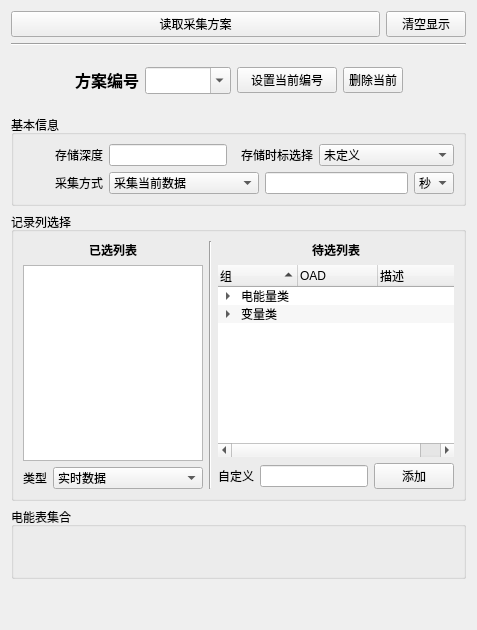
      <widget class="QWidget" name="tab_3">
       <attribute name="title">
        <string>采集方案</string>
       </attribute>
       <layout class="QVBoxLayout" name="verticalLayout_9">
        <item>
         <layout class="QHBoxLayout" name="horizontalLayout_15">
          <item>
           <widget class="QPushButton" name="collect_r_b">
            <property name="text">
             <string>读取采集方案</string>
            </property>
           </widget>
          </item>
          <item>
           <widget class="QPushButton" name="collect_clr_b">
            <property name="sizePolicy">
             <sizepolicy hsizetype="Fixed" vsizetype="Fixed">
              <horstretch>0</horstretch>
              <verstretch>0</verstretch>
             </sizepolicy>
            </property>
            <property name="minimumSize">
             <size>
              <width>80</width>
              <height>0</height>
             </size>
            </property>
            <property name="maximumSize">
             <size>
              <width>80</width>
              <height>16777215</height>
             </size>
            </property>
            <property name="text">
             <string>清空显示</string>
            </property>
           </widget>
          </item>
         </layout>
        </item>
        <item>
         <widget class="Line" name="line_3">
          <property name="frameShadow">
           <enum>QFrame::Sunken</enum>
          </property>
          <property name="lineWidth">
           <number>1</number>
          </property>
          <property name="midLineWidth">
           <number>0</number>
          </property>
          <property name="orientation">
           <enum>Qt::Horizontal</enum>
          </property>
         </widget>
        </item>
        <item>
         <spacer name="verticalSpacer_6">
          <property name="orientation">
           <enum>Qt::Vertical</enum>
          </property>
          <property name="sizeType">
           <enum>QSizePolicy::Fixed</enum>
          </property>
          <property name="sizeHint" stdset="0">
           <size>
            <width>384</width>
            <height>15</height>
           </size>
          </property>
         </spacer>
        </item>
        <item>
         <layout class="QHBoxLayout" name="horizontalLayout_14">
          <item>
           <spacer name="horizontalSpacer_11">
            <property name="orientation">
             <enum>Qt::Horizontal</enum>
            </property>
            <property name="sizeHint" stdset="0">
             <size>
              <width>40</width>
              <height>20</height>
             </size>
            </property>
           </spacer>
          </item>
          <item>
           <widget class="QLabel" name="label_56">
            <property name="sizePolicy">
             <sizepolicy hsizetype="Minimum" vsizetype="Fixed">
              <horstretch>0</horstretch>
              <verstretch>0</verstretch>
             </sizepolicy>
            </property>
            <property name="minimumSize">
             <size>
              <width>0</width>
              <height>0</height>
             </size>
            </property>
            <property name="maximumSize">
             <size>
              <width>80</width>
              <height>16777215</height>
             </size>
            </property>
            <property name="font">
             <font>
              <pointsize>12</pointsize>
              <weight>75</weight>
              <bold>true</bold>
             </font>
            </property>
            <property name="layoutDirection">
             <enum>Qt::LeftToRight</enum>
            </property>
            <property name="text">
             <string>方案编号</string>
            </property>
            <property name="alignment">
             <set>Qt::AlignRight|Qt::AlignTrailing|Qt::AlignVCenter</set>
            </property>
           </widget>
          </item>
          <item>
           <widget class="QComboBox" name="collect_no_l">
            <property name="font">
             <font>
              <pointsize>12</pointsize>
             </font>
            </property>
            <property name="editable">
             <bool>true</bool>
            </property>
            <property name="insertPolicy">
             <enum>QComboBox::InsertAtBottom</enum>
            </property>
            <property name="duplicatesEnabled">
             <bool>false</bool>
            </property>
            <property name="frame">
             <bool>true</bool>
            </property>
           </widget>
          </item>
          <item>
           <widget class="QPushButton" name="collect_set_b">
            <property name="sizePolicy">
             <sizepolicy hsizetype="Expanding" vsizetype="Fixed">
              <horstretch>0</horstretch>
              <verstretch>0</verstretch>
             </sizepolicy>
            </property>
            <property name="minimumSize">
             <size>
              <width>100</width>
              <height>0</height>
             </size>
            </property>
            <property name="text">
             <string>设置当前编号</string>
            </property>
           </widget>
          </item>
          <item>
           <widget class="QPushButton" name="collect_del_b">
            <property name="sizePolicy">
             <sizepolicy hsizetype="Fixed" vsizetype="Fixed">
              <horstretch>0</horstretch>
              <verstretch>0</verstretch>
             </sizepolicy>
            </property>
            <property name="minimumSize">
             <size>
              <width>60</width>
              <height>0</height>
             </size>
            </property>
            <property name="maximumSize">
             <size>
              <width>60</width>
              <height>16777215</height>
             </size>
            </property>
            <property name="text">
             <string>删除当前</string>
            </property>
           </widget>
          </item>
          <item>
           <spacer name="horizontalSpacer_12">
            <property name="orientation">
             <enum>Qt::Horizontal</enum>
            </property>
            <property name="sizeHint" stdset="0">
             <size>
              <width>40</width>
              <height>20</height>
             </size>
            </property>
           </spacer>
          </item>
         </layout>
        </item>
        <item>
         <spacer name="verticalSpacer_7">
          <property name="orientation">
           <enum>Qt::Vertical</enum>
          </property>
          <property name="sizeType">
           <enum>QSizePolicy::Fixed</enum>
          </property>
          <property name="sizeHint" stdset="0">
           <size>
            <width>384</width>
            <height>15</height>
           </size>
          </property>
         </spacer>
        </item>
        <item>
         <widget class="QGroupBox" name="groupBox_7">
          <property name="title">
           <string>基本信息</string>
          </property>
          <layout class="QVBoxLayout" name="verticalLayout_4">
           <item>
            <layout class="QHBoxLayout" name="horizontalLayout_17">
             <item>
              <widget class="QLabel" name="label_46">
               <property name="sizePolicy">
                <sizepolicy hsizetype="Fixed" vsizetype="Fixed">
                 <horstretch>0</horstretch>
                 <verstretch>0</verstretch>
                </sizepolicy>
               </property>
               <property name="minimumSize">
                <size>
                 <width>80</width>
                 <height>0</height>
                </size>
               </property>
               <property name="maximumSize">
                <size>
                 <width>80</width>
                 <height>16777215</height>
                </size>
               </property>
               <property name="layoutDirection">
                <enum>Qt::LeftToRight</enum>
               </property>
               <property name="text">
                <string>存储深度</string>
               </property>
               <property name="alignment">
                <set>Qt::AlignRight|Qt::AlignTrailing|Qt::AlignVCenter</set>
               </property>
              </widget>
             </item>
             <item>
              <widget class="QLineEdit" name="collect_depth_box">
               <property name="sizePolicy">
                <sizepolicy hsizetype="MinimumExpanding" vsizetype="Fixed">
                 <horstretch>0</horstretch>
                 <verstretch>0</verstretch>
                </sizepolicy>
               </property>
               <property name="minimumSize">
                <size>
                 <width>100</width>
                 <height>0</height>
                </size>
               </property>
              </widget>
             </item>
             <item>
              <widget class="QLabel" name="label_47">
               <property name="sizePolicy">
                <sizepolicy hsizetype="Fixed" vsizetype="Fixed">
                 <horstretch>0</horstretch>
                 <verstretch>0</verstretch>
                </sizepolicy>
               </property>
               <property name="minimumSize">
                <size>
                 <width>80</width>
                 <height>0</height>
                </size>
               </property>
               <property name="maximumSize">
                <size>
                 <width>80</width>
                 <height>16777215</height>
                </size>
               </property>
               <property name="layoutDirection">
                <enum>Qt::LeftToRight</enum>
               </property>
               <property name="text">
                <string>存储时标选择</string>
               </property>
               <property name="alignment">
                <set>Qt::AlignRight|Qt::AlignTrailing|Qt::AlignVCenter</set>
               </property>
              </widget>
             </item>
             <item>
              <widget class="QComboBox" name="collect_tmtag_l">
               <item>
                <property name="text">
                 <string>未定义</string>
                </property>
               </item>
               <item>
                <property name="text">
                 <string>任务开始时间</string>
                </property>
               </item>
               <item>
                <property name="text">
                 <string>相对当日0点0分</string>
                </property>
               </item>
               <item>
                <property name="text">
                 <string>相对上日23点59分</string>
                </property>
               </item>
               <item>
                <property name="text">
                 <string>相对上日0点0分</string>
                </property>
               </item>
               <item>
                <property name="text">
                 <string>相对当月1日0点0分</string>
                </property>
               </item>
              </widget>
             </item>
            </layout>
           </item>
           <item>
            <layout class="QHBoxLayout" name="horizontalLayout_16">
             <item>
              <widget class="QLabel" name="label_48">
               <property name="sizePolicy">
                <sizepolicy hsizetype="Fixed" vsizetype="Fixed">
                 <horstretch>0</horstretch>
                 <verstretch>0</verstretch>
                </sizepolicy>
               </property>
               <property name="minimumSize">
                <size>
                 <width>80</width>
                 <height>0</height>
                </size>
               </property>
               <property name="maximumSize">
                <size>
                 <width>80</width>
                 <height>16777215</height>
                </size>
               </property>
               <property name="layoutDirection">
                <enum>Qt::LeftToRight</enum>
               </property>
               <property name="text">
                <string>采集方式</string>
               </property>
               <property name="alignment">
                <set>Qt::AlignRight|Qt::AlignTrailing|Qt::AlignVCenter</set>
               </property>
              </widget>
             </item>
             <item>
              <widget class="QComboBox" name="collect_mode_l">
               <property name="sizePolicy">
                <sizepolicy hsizetype="Fixed" vsizetype="Fixed">
                 <horstretch>0</horstretch>
                 <verstretch>0</verstretch>
                </sizepolicy>
               </property>
               <property name="minimumSize">
                <size>
                 <width>150</width>
                 <height>0</height>
                </size>
               </property>
               <item>
                <property name="text">
                 <string>采集当前数据</string>
                </property>
               </item>
               <item>
                <property name="text">
                 <string>采集上第N次</string>
                </property>
               </item>
               <item>
                <property name="text">
                 <string>按冻结时标采集</string>
                </property>
               </item>
               <item>
                <property name="text">
                 <string>按时标间隔采集</string>
                </property>
               </item>
              </widget>
             </item>
             <item>
              <spacer name="horizontalSpacer_13">
               <property name="orientation">
                <enum>Qt::Horizontal</enum>
               </property>
               <property name="sizeType">
                <enum>QSizePolicy::Ignored</enum>
               </property>
               <property name="sizeHint" stdset="0">
                <size>
                 <width>0</width>
                 <height>20</height>
                </size>
               </property>
              </spacer>
             </item>
             <item>
              <widget class="QLineEdit" name="collect_mode_box">
               <property name="sizePolicy">
                <sizepolicy hsizetype="Expanding" vsizetype="Fixed">
                 <horstretch>0</horstretch>
                 <verstretch>0</verstretch>
                </sizepolicy>
               </property>
               <property name="minimumSize">
                <size>
                 <width>80</width>
                 <height>0</height>
                </size>
               </property>
              </widget>
             </item>
             <item>
              <widget class="QComboBox" name="collect_mode_unit_l">
               <property name="sizePolicy">
                <sizepolicy hsizetype="Fixed" vsizetype="Fixed">
                 <horstretch>0</horstretch>
                 <verstretch>0</verstretch>
                </sizepolicy>
               </property>
               <property name="minimumSize">
                <size>
                 <width>40</width>
                 <height>0</height>
                </size>
               </property>
               <property name="maximumSize">
                <size>
                 <width>40</width>
                 <height>16777215</height>
                </size>
               </property>
               <item>
                <property name="text">
                 <string>秒</string>
                </property>
               </item>
               <item>
                <property name="text">
                 <string>分</string>
                </property>
               </item>
               <item>
                <property name="text">
                 <string>时</string>
                </property>
               </item>
               <item>
                <property name="text">
                 <string>日</string>
                </property>
               </item>
               <item>
                <property name="text">
                 <string>月</string>
                </property>
               </item>
               <item>
                <property name="text">
                 <string>年</string>
                </property>
               </item>
              </widget>
             </item>
            </layout>
           </item>
          </layout>
         </widget>
        </item>
        <item>
         <widget class="QGroupBox" name="groupBox_8">
          <property name="title">
           <string>记录列选择</string>
          </property>
          <layout class="QHBoxLayout" name="horizontalLayout_20">
           <item>
            <layout class="QVBoxLayout" name="verticalLayout_6">
             <item>
              <widget class="QLabel" name="label_51">
               <property name="sizePolicy">
                <sizepolicy hsizetype="Ignored" vsizetype="Preferred">
                 <horstretch>2</horstretch>
                 <verstretch>0</verstretch>
                </sizepolicy>
               </property>
               <property name="font">
                <font>
                 <weight>75</weight>
                 <bold>true</bold>
                </font>
               </property>
               <property name="text">
                <string>已选列表</string>
               </property>
               <property name="alignment">
                <set>Qt::AlignCenter</set>
               </property>
              </widget>
             </item>
             <item>
              <widget class="QColumnView" name="task_CSD_cv">
               <property name="sizePolicy">
                <sizepolicy hsizetype="Ignored" vsizetype="Expanding">
                 <horstretch>2</horstretch>
                 <verstretch>0</verstretch>
                </sizepolicy>
               </property>
               <property name="minimumSize">
                <size>
                 <width>0</width>
                 <height>0</height>
                </size>
               </property>
              </widget>
             </item>
             <item>
              <layout class="QHBoxLayout" name="horizontalLayout_19">
               <item>
                <widget class="QLabel" name="label_50">
                 <property name="text">
                  <string>类型</string>
                 </property>
                </widget>
               </item>
               <item>
                <widget class="QComboBox" name="collect_CSD_mode_l">
                 <property name="sizePolicy">
                  <sizepolicy hsizetype="Ignored" vsizetype="Fixed">
                   <horstretch>2</horstretch>
                   <verstretch>0</verstretch>
                  </sizepolicy>
                 </property>
                 <property name="minimumSize">
                  <size>
                   <width>150</width>
                   <height>0</height>
                  </size>
                 </property>
                 <item>
                  <property name="text">
                   <string>实时数据</string>
                  </property>
                 </item>
                 <item>
                  <property name="text">
                   <string>瞬时冻结</string>
                  </property>
                 </item>
                 <item>
                  <property name="text">
                   <string>秒冻结</string>
                  </property>
                 </item>
                 <item>
                  <property name="text">
                   <string>分钟冻结</string>
                  </property>
                 </item>
                 <item>
                  <property name="text">
                   <string>小时冻结</string>
                  </property>
                 </item>
                 <item>
                  <property name="text">
                   <string>日冻结</string>
                  </property>
                 </item>
                 <item>
                  <property name="text">
                   <string>月冻结</string>
                  </property>
                 </item>
                 <item>
                  <property name="text">
                   <string>年冻结</string>
                  </property>
                 </item>
                 <item>
                  <property name="text">
                   <string>时区表切换冻结</string>
                  </property>
                 </item>
                 <item>
                  <property name="text">
                   <string>日时段表切换冻结</string>
                  </property>
                 </item>
                 <item>
                  <property name="text">
                   <string>费率电价切换冻结</string>
                  </property>
                 </item>
                 <item>
                  <property name="text">
                   <string>阶梯切换冻结</string>
                  </property>
                 </item>
                 <item>
                  <property name="text">
                   <string>电压合格率月冻结</string>
                  </property>
                 </item>
                 <item>
                  <property name="text">
                   <string>阶梯结算冻结</string>
                  </property>
                 </item>
                </widget>
               </item>
              </layout>
             </item>
            </layout>
           </item>
           <item>
            <widget class="Line" name="line_4">
             <property name="orientation">
              <enum>Qt::Vertical</enum>
             </property>
            </widget>
           </item>
           <item>
            <layout class="QVBoxLayout" name="verticalLayout_7">
             <item>
              <widget class="QLabel" name="label_52">
               <property name="sizePolicy">
                <sizepolicy hsizetype="Ignored" vsizetype="Preferred">
                 <horstretch>3</horstretch>
                 <verstretch>0</verstretch>
                </sizepolicy>
               </property>
               <property name="font">
                <font>
                 <weight>75</weight>
                 <bold>true</bold>
                </font>
               </property>
               <property name="text">
                <string>待选列表</string>
               </property>
               <property name="alignment">
                <set>Qt::AlignCenter</set>
               </property>
              </widget>
             </item>
             <item>
              <layout class="QVBoxLayout" name="verticalLayout_5">
               <item>
                <widget class="QTreeWidget" name="task_CSD_tree">
                 <property name="sizePolicy">
                  <sizepolicy hsizetype="Ignored" vsizetype="Expanding">
                   <horstretch>3</horstretch>
                   <verstretch>0</verstretch>
                  </sizepolicy>
                 </property>
                 <property name="frameShape">
                  <enum>QFrame::NoFrame</enum>
                 </property>
                 <property name="frameShadow">
                  <enum>QFrame::Sunken</enum>
                 </property>
                 <property name="alternatingRowColors">
                  <bool>true</bool>
                 </property>
                 <property name="selectionMode">
                  <enum>QAbstractItemView::SingleSelection</enum>
                 </property>
                 <property name="selectionBehavior">
                  <enum>QAbstractItemView::SelectRows</enum>
                 </property>
                 <property name="autoExpandDelay">
                  <number>0</number>
                 </property>
                 <property name="rootIsDecorated">
                  <bool>true</bool>
                 </property>
                 <property name="uniformRowHeights">
                  <bool>false</bool>
                 </property>
                 <property name="itemsExpandable">
                  <bool>true</bool>
                 </property>
                 <property name="sortingEnabled">
                  <bool>true</bool>
                 </property>
                 <property name="animated">
                  <bool>false</bool>
                 </property>
                 <property name="allColumnsShowFocus">
                  <bool>false</bool>
                 </property>
                 <property name="wordWrap">
                  <bool>false</bool>
                 </property>
                 <property name="headerHidden">
                  <bool>false</bool>
                 </property>
                 <attribute name="headerCascadingSectionResizes">
                  <bool>false</bool>
                 </attribute>
                 <attribute name="headerDefaultSectionSize">
                  <number>80</number>
                 </attribute>
                 <attribute name="headerShowSortIndicator" stdset="0">
                  <bool>true</bool>
                 </attribute>
                 <attribute name="headerStretchLastSection">
                  <bool>true</bool>
                 </attribute>
                 <column>
                  <property name="text">
                   <string>组</string>
                  </property>
                 </column>
                 <column>
                  <property name="text">
                   <string>OAD</string>
                  </property>
                 </column>
                 <column>
                  <property name="text">
                   <string>描述</string>
                  </property>
                 </column>
                 <item>
                  <property name="text">
                   <string>电能量类</string>
                  </property>
                  <property name="text">
                   <string/>
                  </property>
                  <property name="text">
                   <string/>
                  </property>
                  <item>
                   <property name="text">
                    <string/>
                   </property>
                   <property name="text">
                    <string>00000200</string>
                   </property>
                   <property name="text">
                    <string>组合有功电能</string>
                   </property>
                  </item>
                  <item>
                   <property name="text">
                    <string/>
                   </property>
                   <property name="text">
                    <string>00100200</string>
                   </property>
                   <property name="text">
                    <string>正向有功电能</string>
                   </property>
                  </item>
                  <item>
                   <property name="text">
                    <string/>
                   </property>
                   <property name="text">
                    <string>00200200</string>
                   </property>
                   <property name="text">
                    <string>反向有功电能</string>
                   </property>
                  </item>
                  <item>
                   <property name="text">
                    <string/>
                   </property>
                   <property name="text">
                    <string>00300200</string>
                   </property>
                   <property name="text">
                    <string>组合无功电能</string>
                   </property>
                  </item>
                 </item>
                 <item>
                  <property name="text">
                   <string>变量类</string>
                  </property>
                  <property name="text">
                   <string/>
                  </property>
                  <property name="text">
                   <string/>
                  </property>
                  <item>
                   <property name="text">
                    <string/>
                   </property>
                   <property name="text">
                    <string>20000200</string>
                   </property>
                   <property name="text">
                    <string>电压</string>
                   </property>
                  </item>
                  <item>
                   <property name="text">
                    <string/>
                   </property>
                   <property name="text">
                    <string>20010200</string>
                   </property>
                   <property name="text">
                    <string>电流</string>
                   </property>
                  </item>
                  <item>
                   <property name="text">
                    <string/>
                   </property>
                   <property name="text">
                    <string>20040200</string>
                   </property>
                   <property name="text">
                    <string>有功功率</string>
                   </property>
                  </item>
                  <item>
                   <property name="text">
                    <string/>
                   </property>
                   <property name="text">
                    <string>20050200</string>
                   </property>
                   <property name="text">
                    <string>无功功率</string>
                   </property>
                  </item>
                  <item>
                   <property name="text">
                    <string/>
                   </property>
                   <property name="text">
                    <string>201E0200</string>
                   </property>
                   <property name="text">
                    <string>事件发生时间</string>
                   </property>
                  </item>
                  <item>
                   <property name="text">
                    <string/>
                   </property>
                   <property name="text">
                    <string>20200200</string>
                   </property>
                   <property name="text">
                    <string>事件结束时间</string>
                   </property>
                  </item>
                  <item>
                   <property name="text">
                    <string/>
                   </property>
                   <property name="text">
                    <string>20220200</string>
                   </property>
                   <property name="text">
                    <string>事件记录序号</string>
                   </property>
                  </item>
                  <item>
                   <property name="text">
                    <string/>
                   </property>
                   <property name="text">
                    <string>20240200</string>
                   </property>
                   <property name="text">
                    <string>事件发生源</string>
                   </property>
                  </item>
                  <item>
                   <property name="text">
                    <string/>
                   </property>
                   <property name="text">
                    <string>202A0200</string>
                   </property>
                   <property name="text">
                    <string>目标服务器地址</string>
                   </property>
                  </item>
                  <item>
                   <property name="text">
                    <string/>
                   </property>
                   <property name="text">
                    <string>40010200</string>
                   </property>
                   <property name="text">
                    <string>通信地址</string>
                   </property>
                  </item>
                 </item>
                </widget>
               </item>
               <item>
                <layout class="QHBoxLayout" name="horizontalLayout_18">
                 <item>
                  <widget class="QLabel" name="label_49">
                   <property name="text">
                    <string>自定义</string>
                   </property>
                  </widget>
                 </item>
                 <item>
                  <widget class="QLineEdit" name="collect_usr_box">
                   <property name="sizePolicy">
                    <sizepolicy hsizetype="Expanding" vsizetype="Fixed">
                     <horstretch>3</horstretch>
                     <verstretch>0</verstretch>
                    </sizepolicy>
                   </property>
                   <property name="minimumSize">
                    <size>
                     <width>100</width>
                     <height>0</height>
                    </size>
                   </property>
                  </widget>
                 </item>
                 <item>
                  <widget class="QPushButton" name="collect_usr_add_b">
                   <property name="sizePolicy">
                    <sizepolicy hsizetype="Expanding" vsizetype="Fixed">
                     <horstretch>0</horstretch>
                     <verstretch>0</verstretch>
                    </sizepolicy>
                   </property>
                   <property name="minimumSize">
                    <size>
                     <width>50</width>
                     <height>0</height>
                    </size>
                   </property>
                   <property name="text">
                    <string>添加</string>
                   </property>
                  </widget>
                 </item>
                </layout>
               </item>
              </layout>
             </item>
            </layout>
           </item>
          </layout>
         </widget>
        </item>
        <item>
         <widget class="QGroupBox" name="groupBox_9">
          <property name="title">
           <string>电能表集合</string>
          </property>
          <layout class="QVBoxLayout" name="verticalLayout_8">
           <item>
            <spacer name="verticalSpacer_8">
             <property name="orientation">
              <enum>Qt::Vertical</enum>
             </property>
             <property name="sizeHint" stdset="0">
              <size>
               <width>20</width>
               <height>31</height>
              </size>
             </property>
            </spacer>
           </item>
          </layout>
         </widget>
        </item>
        <item>
         <spacer name="verticalSpacer_10">
          <property name="orientation">
           <enum>Qt::Vertical</enum>
          </property>
          <property name="sizeHint" stdset="0">
           <size>
            <width>20</width>
            <height>40</height>
           </size>
          </property>
         </spacer>
        </item>
       </layout>
      </widget>
